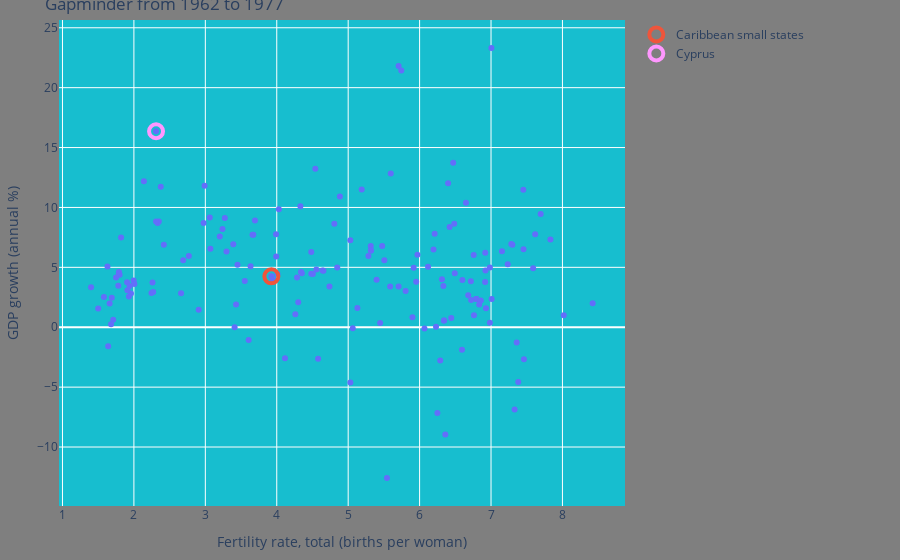

The notebook cell saved with this chart:
### Code cell
# find a combination that's pleasing to the eye
fig.update_layout(
    paper_bgcolor= 'rgb(127, 127, 127)',
    plot_bgcolor= 'rgb(23, 190, 207)')
fig.show()

### Figure 1 — Plotly figure (JSON) as saved in the notebook; plotly's stock layout.template omitted (floating-point values rounded to 4 significant figures; data arrays with more than 128 entries replaced by an {"elided": "..."} marker saying what was removed)
{"data": [{"customdata": {"elided": "264 str values"}, "hovertemplate": "<b>%{hovertext}</b><br><br>x=%{x}<br>y=%{y}<extra></extra>", "hovertext": {"elided": "264 str values"}, "legendgroup": "", "marker": {"color": "#636efa", "symbol": "circle"}, "mode": "markers", "name": "", "orientation": "v", "showlegend": false, "type": "scatter", "x": {"elided": "264 float values"}, "xaxis": "x", "y": {"elided": "264 float values"}, "yaxis": "y"}, {"hoverinfo": "skip", "marker": {"color": "#EF553B", "line": {"width": 4}, "size": 14, "symbol": "circle-open"}, "mode": "markers", "name": "Caribbean small states", "type": "scatter", "x": [3.924], "y": [4.247]}, {"hoverinfo": "skip", "marker": {"color": "#FF97FF", "line": {"width": 4}, "size": 14, "symbol": "circle-open"}, "mode": "markers", "name": "Cyprus", "type": "scatter", "x": [2.31], "y": [16.36]}], "layout": {"autosize": true, "hovermode": "closest", "legend": {"orientation": "v", "tracegroupgap": 0}, "margin": {"b": 20, "l": 20, "r": 275, "t": 20}, "paper_bgcolor": "rgb(127, 127, 127)", "plot_bgcolor": "rgb(23, 190, 207)", "title": {"text": "Gapminder from 1962 to 1977"}, "uirevision": "constant", "xaxis": {"anchor": "y", "autorange": true, "domain": [0, 1], "range": [0.9814, 8.846], "title": {"text": "Fertility rate, total (births per woman)"}, "type": "linear"}, "yaxis": {"anchor": "x", "autorange": true, "domain": [0, 1], "range": [-14.87, 25.59], "title": {"text": "GDP growth (annual %)"}, "type": "linear"}}}
